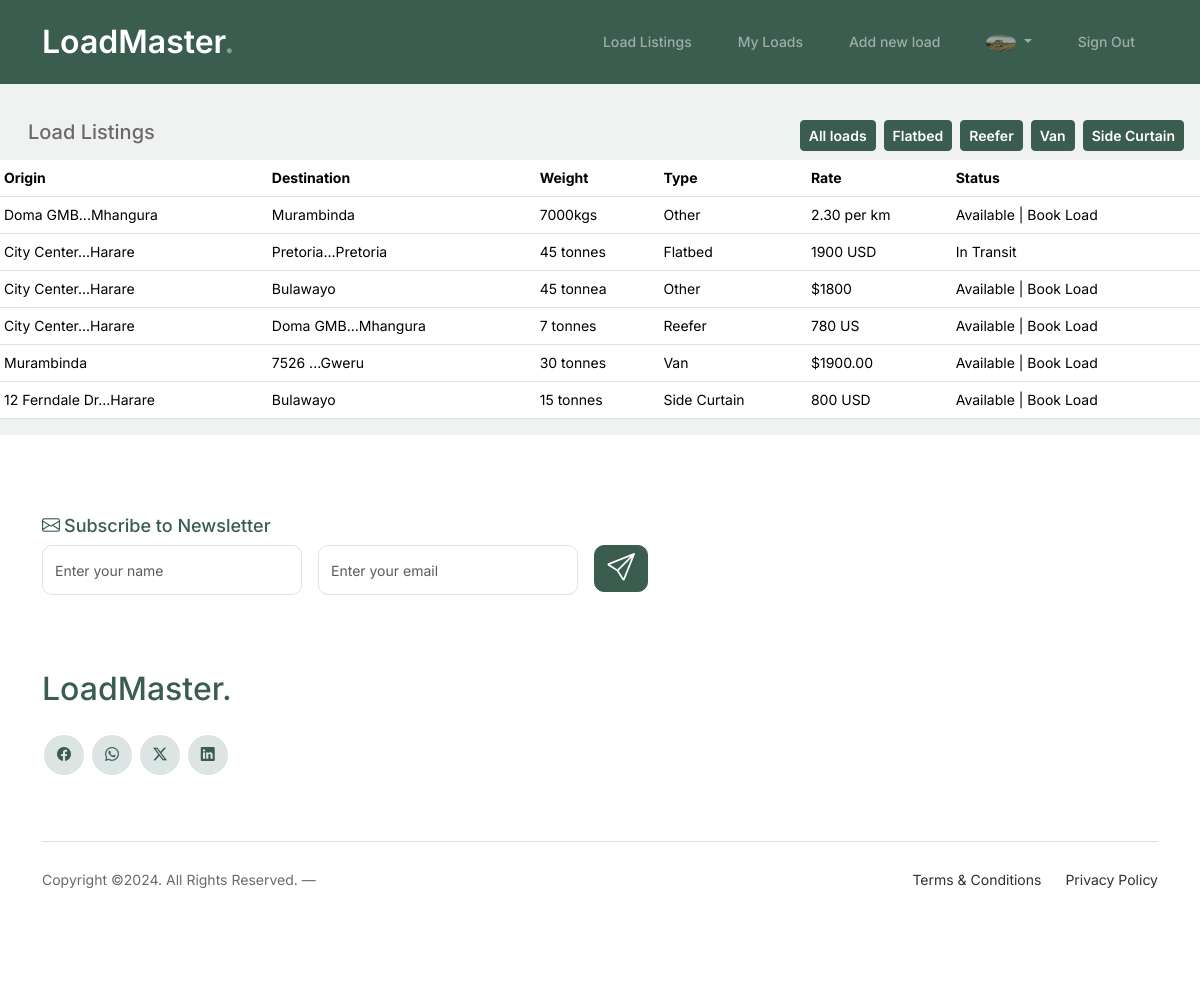
The app's page /loads/ (signed in) with its own data.
### main/models.py (models this page shows, shortened)
class User(AbstractUser):
    pass

class Profile(models.Model):
    user = models.OneToOneField(User, on_delete=models.CASCADE, related_name='profile')
    organisation = models.CharField(max_length=50)
    phone_regex = RegexValidator(regex=r'^\+?1?\d{9,15}$', message="Phone number must be entered in the format: '+999999999'. Up to 15 digits allowed.")
    phone_number = models.CharField(validators=[phone_regex], max_length=17)
    email = models.EmailField(max_length=254)
    image = models.ImageField(default='profile_pics/default.png', upload_to='profile_pics')
    created = models.DateTimeField(auto_now_add=True)

### loads/models.py (models this page shows, shortened)
class Load(models.Model):
    class Type (models.TextChoices):
        REFEER = "R", ("Reefer")
        FLATBED = "F", ("Flatbed")
        SIDE_CURTAIN = "S", ("Side Curtain")
        OTHER = "O", ("Other")
        VAN = "V", ("Van")
    origin = models.ForeignKey(Location, related_name='outgoing', on_delete=models.CASCADE)
    destination = models.ForeignKey(Location, related_name='incoming', on_delete=models.CASCADE)
    type = models.CharField(max_length=1, choices=Type.choices, default=Type.FLATBED)
    owner = models.ForeignKey(Profile, on_delete=models.CASCADE)
    weight = models.CharField(max_length=20)
    rate = models.CharField(max_length=20)
    created = models.DateTimeField(auto_now_add=True)
    updated = models.DateTimeField(auto_now=True)
    class Meta:
        ordering = ["-created"]

class Location(models.Model):
    address_1 = models.CharField(max_length=200, null=True, blank=True)
    address_2 = models.CharField(max_length=200, null=True, blank=True)
    city = models.CharField(max_length=200)
    country = models.CharField(max_length=100, default='Zimbabwe')
    def __str__(self):
        if self.address_1:
            return f"{self.address_1[:17]}...{self.city}"
        return f"{self.city}"

class LoadStatus(models.Model):
    class Status(models.TextChoices):
        AVAILABLE = "A", ("Available")
        IN_TRANSIT = "I", ("In Transit")
        DELIVERED = "D", ("Delivered")
    load = models.OneToOneField(Load, on_delete=models.CASCADE)
    status = models.CharField(max_length=1, choices=Status.choices, default=Status.AVAILABLE)
    transporter = models.ForeignKey(Profile, on_delete=models.CASCADE)
    updated = models.DateTimeField(auto_now=True)
    def __str__(self):
        return f"{self.get_status_display()}"

### loads/views.py (the view)
# urls.py: path('', views.LoadListView.as_view(), name="loads"),
class LoadListView(generic.ListView):
    model = Load
    template_name = "loads/loads.html"

### loads/templates/loads/loads.html (shortened to what this page needs)
{% extends "account/base_entrance.html" %}
{% load i18n %}
{% load static %}
{% load allauth account %}
{% block extra_head %}
<link rel="stylesheet" href="{% static 'css/loads.css' %}">
{% endblock extra_head %}
{% block content %}
<div class="py-5"></div>
<div class="d-flex justify-content-between mt-4 mb-2 container-fluid">
    <h1 class="h5 ms-3">Load Listings</h1>
  <div class="filter-loads d-none d-md-flex">
        <a href="{% url 'loads:loads' %}">
          <button class="btn btn-primary btn-sm mx-1">All loads</button>
        </a>
        <form method="get" class="b-inline">
          <button class="btn btn-primary btn-sm mx-1" type="submit">Flatbed</button>
        </form>
        <form method="get" class="b-inline">
          <button class="btn btn-primary btn-sm mx-1" type="submit">Reefer</button>
        </form>
        <form method="get" class="b-inline">
          <button class="btn btn-primary btn-sm mx-1" type="submit">Van</button>
        </form>
        <form method="get" >
          <button class="btn btn-primary btn-sm mx-1" type="submit">Side Curtain</button>
        </form>
    </div>
</div>
<div class="table-responsive">
  <table class="table table-hover table-sm">
    <thead class="line bg-green">
      <tr>
        <th scope="col">Origin</th>
        <th scope="col">Destination</th>
        <th scope="col">Weight</th>
        <th scope="col">Type</th>
        <th scope="col">Rate</th>
        <th scope="col">Status</th>
      </tr>
    </thead>
    <tbody>
      {% for load in load_list %}
        {% if load.loadstatus.get_status_display != "Delivered" %}
     <tr class="table-row cursor-auto" data-href="{% url 'loads:load' load.id %}" >
          <td class="text-truncate">{{ load.origin }}</td>
          <td class="text-truncate">{{ load.destination }}</td>
          <td class="text-truncate">{{ load.weight }}</td>
          <td class="text-truncate">{{ load.get_type_display }}</td>
          {% if user.is_authenticated %}
            <td class="text-truncate">{{ load.rate }}</td>
            {% else %}
          <td class="text-truncate"><a href="#hello">Sign Up</a><i class="bi bi-box-arrow-in-right"></i></td>
          {% endif %}
          {% if load.loadstatus.get_status_display == "Available" %}
          <td class="text-truncate">{{ load.loadstatus }} | Book Load</td>
          {% else %}
          <td class="text-truncate">{{ load.loadstatus }}</td>
          {% endif %}
      </tr>
      {% endif %}
      {% endfor %}
    </tbody>
  </table>
</div>
{% endblock content %}

### templates/allauth/layouts/base.html (shortened to what this page needs)
{% load i18n %}
{% load static %}
<!DOCTYPE html>
<html>
    <head>
        {% block extra_head %}
        {% endblock extra_head %}
        <link href="https://cdn.jsdelivr.net/npm/bootstrap@5.3.3/dist/css/bootstrap.min.css" rel="stylesheet">
        <link rel="stylesheet" href="https://cdn.jsdelivr.net/npm/bootstrap-icons@1.11.3/font/bootstrap-icons.min.css">
        <link rel="stylesheet" href="{% static 'css/style.css' %}">
    </head>
    <body>
        {% block body %}
        <nav class="custom-navbar navbar navbar navbar-expand-md navbar-dark bg-dark fixed-top" arial-label="Furni navigation bar">
			<div class="container">
				<a class="navbar-brand" href="{% url 'main:home' %}">LoadMaster<span>.</span></a>
				<div class="collapse navbar-collapse" id="navbarsFurni">
					<ul class="custom-navbar-nav navbar-nav ms-auto mb-2 mb-md-0">
						<li class="nav-item"><a class="nav-link" href="{% url 'loads:loads' %}">Load Listings</a></li>
						<li class="nav-item"><a class="nav-link" href="{% url 'loads:my_loads' %}">My Loads</a></li>
						<li class="nav-item"> <a class="nav-link" href="{% url 'loads:new_load' %}">Add new load</a></li>
					</ul>
					<ul class="custom-navbar-nav navbar-nav mb-2 mb-md-0 navbar-dark">
                        {% if user.is_authenticated %}
                        {% url 'account_logout' as logout_url %}
                        {% if logout_url %}
                        <li class="nav-item dropdown">
                          <a class="nav-link dropdown-toggle" href="#" role="button" data-bs-toggle="dropdown" aria-expanded="false">
                              <img src="{{ user.profile.image.url }}" alt="profile pic" style="width: 30px; border-radius: 50%;">
                          </a>
                        </li>
                        <li class="nav-item">
                                <a href="{{ logout_url }}" class="nav-link">{% trans "Sign Out" %}</a>
                        </li>
                        {% endif %}
                    {% endif %}
                    </ul>
				</div>
			</div>
		</nav>
            {% block content %}
            {% endblock content %}
            <footer class="footer-section">
                <div class="container relative">
                    <div class="row">
                        <div class="col-lg-8">
                            <div class="subscription-form">
                                <h3 class="d-flex align-items-center"><span class="me-1"><i class="bi bi-envelope"></i></span><span>Subscribe to Newsletter</span></h3>
                                <form action="#" class="row g-3">
                                    <div class="col-auto">
                                        <input type="text" class="form-control" placeholder="Enter your name">
                                    </div>
                                    <div class="col-auto">
                                        <input type="email" class="form-control" placeholder="Enter your email">
                                    </div>
                                    <div class="col-auto">
                                        <button class="btn btn-primary">
                                            <i class="bi bi-send h3"></i>
                                        </button>
                                    </div>
                                </form>
                            </div>
                        </div>
                    </div>
                    <div class="row g-5 mb-5">
                        <div class="col-lg-4">
                            <div class="mb-4 footer-logo-wrap"><a href="#" class="footer-logo">LoadMaster<span>.</span></a></div>
                            <ul class="list-unstyled custom-social">
                                <li><a href="#"><i class="bi bi-facebook"></i></a></li>
                                <li><a href="#"><i class="bi bi-whatsapp"></i></a></li>
                                <li><a href="#"><i class="bi bi-twitter-x"></i></a></li>
                                <li><a href="#"><i class="bi bi-linkedin"></i></a></li>
                            </ul>
                        </div>
                    </div>
                    <div class="border-top copyright">
                        <div class="row pt-4">
                            <div class="col-lg-6">
                                <p class="mb-2 text-center text-lg-start">Copyright &copy;<script>document.write(new Date().getFullYear());</script>. All Rights Reserved. &mdash;
                </p>
                            </div>
                            <div class="col-lg-6 text-center text-lg-end">
                                <ul class="list-unstyled d-inline-flex ms-auto">
                                    <li class="me-4"><a href="#">Terms &amp; Conditions</a></li>
                                    <li><a href="#">Privacy Policy</a></li>
                                </ul>
                            </div>
                        </div>
                    </div>
                </div>
            </footer>
        {% endblock body %}
    </body>
</html>

### loads/static/css/loads.css (style rules this page uses)
.bg-green { background-color: rgb(4, 52, 4); }

### assets/css/style.css (style rules this page uses)
body { overflow-x: hidden; position: relative; }
body { font-family: "Inter", sans-serif; font-weight: 400; line-height: 28px; color: #6a6a6a; font-size: 14px; background-color: #eff2f1; }
a { text-decoration: none; -webkit-transition: .3s all ease; -o-transition: .3s all ease; transition: .3s all ease; color: #2f2f2f; text-decoration: underline; }
.custom-navbar { background: #3b5d50 !important; padding-top: 20px; padding-bottom: 20px; }
.custom-navbar .navbar-brand { font-size: 32px; font-weight: 600; }
.custom-navbar .navbar-brand > span { opacity: .4; }
@media (min-width: 992px) { .custom-navbar .custom-navbar-nav li { margin-left: 15px; margin-right: 15px; } }
.custom-navbar .custom-navbar-nav li a { font-weight: 500; color: #ffffff !important; opacity: .5; -webkit-transition: .3s all ease; -o-transition: .3s all ease; transition: .3s all ease; position: relative; }
@media (min-width: 768px) { .custom-navbar .custom-navbar-nav li a:before { content: ""; position: absolute; bottom: 0; left: 8px; right: 8px; background: #f9bf29; height: 5px; opacity: 1; visibility: visible; width: 0; -webkit-transition: .15s all ease-out; -o-transition: .15s all ease-out; transition: .15s all ease-out; } }
.btn { font-weight: 600; color: #ffffff; background: #2f2f2f; border-color: #2f2f2f; }
.btn.btn-primary { background: #3b5d50; border-color: #3b5d50; }
.footer-section { padding: 80px 0; background: #ffffff; }
.footer-section .relative { position: relative; }
.footer-section a { text-decoration: none; color: #2f2f2f; -webkit-transition: .3s all ease; -o-transition: .3s all ease; transition: .3s all ease; }
.footer-section .subscription-form { margin-bottom: 40px; position: relative; z-index: 2; margin-top: 100px; }
@media (min-width: 992px) { .footer-section .subscription-form { margin-top: 0px; margin-bottom: 80px; } }
.footer-section .subscription-form h3 { font-size: 18px; font-weight: 500; color: #3b5d50; }
.footer-section .subscription-form .form-control { height: 50px; border-radius: 10px; font-family: "Inter", sans-serif; }
.footer-section .subscription-form .btn { border-radius: 10px !important; }
.footer-section .footer-logo-wrap .footer-logo { font-size: 32px; font-weight: 500; text-decoration: none; color: #3b5d50; }
.footer-section .custom-social li { margin: 2px; display: inline-block; }
.footer-section .custom-social li a { width: 40px; height: 40px; text-align: center; line-height: 40px; display: inline-block; background: #dce5e4; color: #3b5d50; border-radius: 50%; }
.footer-section .border-top { border-color: #dce5e4; }
.footer-section .border-top.copyright { font-size: 14px !important; }
.form-control { height: 50px; border-radius: 10px; font-family: "Inter", sans-serif; }

### records on screen
User: profile.image (picture)
Load: origin "Doma GMB...Mhangura", destination "Murambinda", weight "7000kgs", type "Other", rate "2.30 per km", loadstatus "Available"
Load: origin "City Center...Harare", destination "Pretoria...Pretoria", weight "45 tonnes", type "Flatbed", rate "1900 USD", loadstatus "In Transit"
Load: origin "City Center...Harare", destination "Bulawayo", weight "45 tonnea", type "Other", rate "$1800", loadstatus "Available"
Load: origin "City Center...Harare", destination "Doma GMB...Mhangura", weight "7 tonnes", type "Reefer", rate "780 US", loadstatus "Available"
Load: origin "Murambinda", destination "7526 ...Gweru", weight "30 tonnes", type "Van", rate "$1900.00", loadstatus "Available"
Load: origin "12 Ferndale Dr...Harare", destination "Bulawayo", weight "15 tonnes", type "Side Curtain", rate "800 USD", loadstatus "Available"
